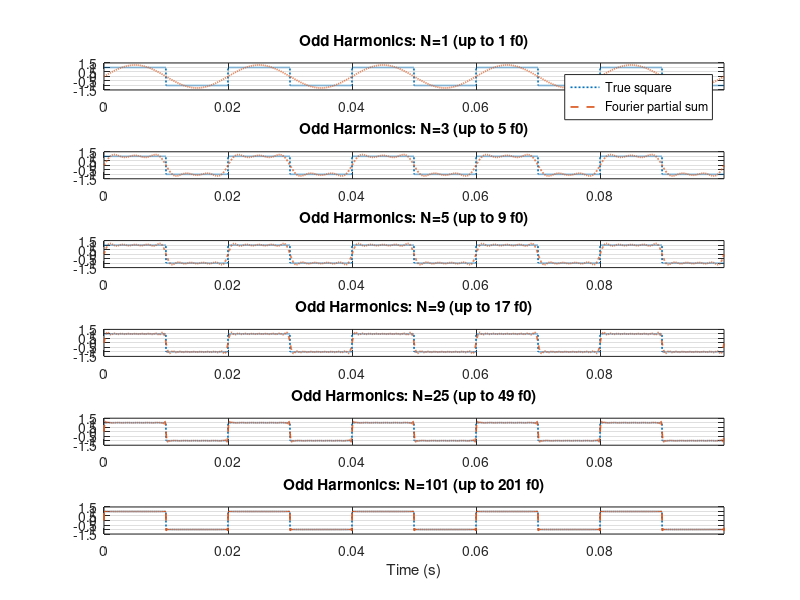
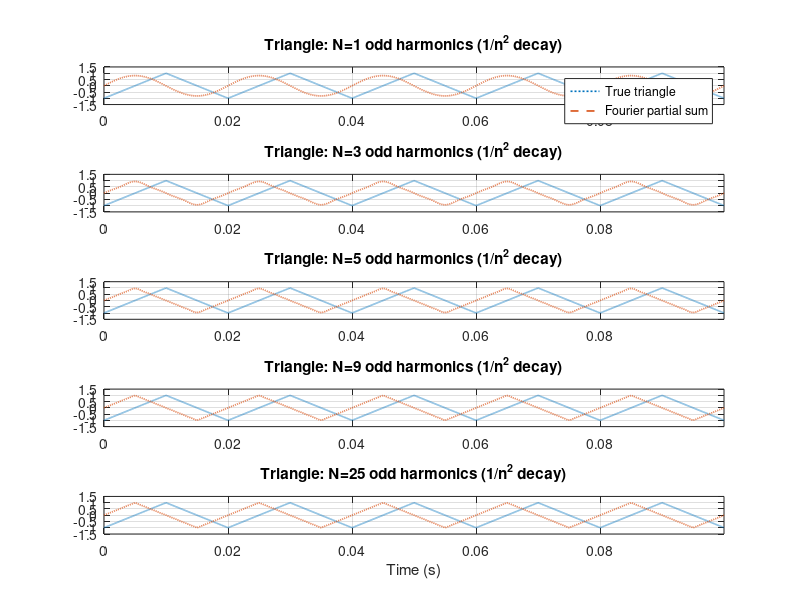

These figures' MATLAB source, in order: (Note: this script raises an error after producing the figures.)
%% Lab 2 — Fourier Analysis, FFT, Sampling Theory, and Convolution
% Course: Wireless Communications
% Duration: ~2 hours 
% Coverage mapping (textbooks):
% • Principles of Modern Communication Systems — Sec. 2.5–2.8 (Fourier analysis), Sec. 2.8.9 (Convolution)
% • SDR for Engineers — Sec. 2.1.3 (FFT), Sec. 2.2 & 5.2 (Sampling Theory)

%% 0) Setup (Run Once)
clear; close all; clc;
fs  = 50e3;                 % base sample rate (50 kHz) for most demos
Ts  = 1/fs;
T   = 0.2;                  % short duration to keep figures crisp
t   = 0:Ts:T-Ts;
rng(7);

%% 1) Fourier Analysis — Fourier Series & Reconstruction (Principles 2.5–2.7)
% Goal: Reconstruct periodic signals from sinusoids; inspect convergence and Gibbs effect;
% verify Parseval’s relation; observe faster convergence for smoother waveforms.

% 1.1 Square Wave: Synthesis by Odd Harmonics (Gibbs)
f0 = 50;                % fundamental frequency (Hz)
w0 = 2*pi*f0;
t1 = 0:Ts:0.1-Ts;       % 100 ms window
x_true = square(w0*t1); % ideal ±1 square wave

% Partial sums: N harmonics (odd only)
Ns = [1, 3, 5, 9, 25, 101];
figure('Name','Square Wave Fourier Series (Partial Sums)');
for i = 1:numel(Ns)
    Nhar = Ns(i);
    x_fs = zeros(size(t1));
    for k = 1:Nhar
        n = 2*k-1; % odd
        x_fs = x_fs + (4/pi)*(1/n)*sin(n*w0*t1);
    end
    subplot(numel(Ns),1,i);
    h1 = plot(t1, x_true, ':', 'LineWidth', 1.2); hold on;
    h2 = plot(t1, x_fs,  '--', 'LineWidth', 1.2); grid on;
    xlim([t1(1) t1(end)]);
    ylim([-1.5, 1.5]);
    title(sprintf('Odd Harmonics: N=%d (up to %d f0)', Nhar, 2*Nhar-1));
    
    if i == 1
        legend([h1 h2], {'True square','Fourier partial sum'}, ...
               'Location','northeast');
    end
    
    if i==numel(Ns), xlabel('Time (s)'); end
end


%% Next -- 1.2 Triangle Wave:
x_tri = sawtooth(w0*t1, 0.5);     % triangle in [-1,1]

Ns2 = [1, 3, 5, 9, 25];
figure('Name','Triangle Wave Fourier Series');
for i = 1:numel(Ns2)
    Nhar = Ns2(i);
    x_fs = zeros(size(t1));
    for k = 1:Nhar
        n = 2*k-1; % odd
        x_fs = x_fs + (8/pi^2)*(1/n^2)*(-1)^((n-1)/2)*sin(n*w0*t1);
    end
    subplot(numel(Ns2),1,i);
    h1 = plot(t1, x_tri, ':', 'LineWidth', 1.2); hold on;
    h2 = plot(t1, x_fs,  '--', 'LineWidth', 1.2); grid on;
    xlim([t1(1) t1(end)]);
    title(sprintf('Triangle: N=%d odd harmonics (1/n^2 decay)', Nhar));
    ylim([-1.5, 1.5]);
    
    if i == 1
        legend([h1 h2], {'True triangle','Fourier partial sum'}, ...
               'Location','northeast');
    end
    
    if i==numel(Ns2), xlabel('Time (s)'); end

end

%% Next -- 1.3 Parseval Check (average power over window)
Nhar = 25;
x_fs = zeros(size(t1));
for k = 1:Nhar
    n = 2*k-1;
    x_fs = x_fs + (4/pi)*(1/n)*sin(n*w0*t1);
end

Tobs   = numel(t1)*Ts;
P_time = (1/Tobs) * trapz(t1, x_fs.^2);

amps   = (4/pi)./(1:2:(2*Nhar-1));
P_coeff = 0.5*sum(amps.^2);

fprintf('Parseval check (square, N=%d): Time-domain P ≈ %.4f, Coeff-domain P ≈ %.4f\n', ...
    Nhar, P_time, P_coeff);

%% Part 2) Fourier Transform & Spectral Analysis (Principles 2.7; SDR4E 2.1.3)
% Compare spectra for different window lengths and windows; interpret bin spacing,
% leakage, and zero-padding.

%% 2.1a Two-Tone Test & Window Effects
f1 = 700; f2 = 1200; A1 = 1; A2 = 0.6; phi2 = pi/4;
x = A1*cos(2*pi*f1*t) + A2*cos(2*pi*f2*t + phi2);

%Case A: window = rect (no window), Nfft = length(x)
NfftA = numel(x);
[fA, AA, ~] = ampSpec(x, fs);

%Case B: apply Hann window (reduce leakage)
w = hann(numel(x))'; xw = x.*w;
[fB, AB, ~] = ampSpec(xw, fs);

% Plot single-sided spectra up to 5 kHz
limF = 5000;
figure('Name','Windowing & Leakage');
subplot(2,1,1);
plot(fA, AA); xlim([0, limF]); grid on; title('Rectangular Window');
ylabel('|X(f)| (linear)');
subplot(2,1,2);
plot(fB, AB); xlim([0, limF]); grid on; title('Hann Window');
xlabel('Frequency (Hz)'); ylabel('|X(f)| (linear)');


%% 2.1b Two-Tone Test & Window Effects
f1 = 733; f2 = 1217; A1 = 1; A2 = 0.6; phi2 = pi/4;   % intentionally non-bin-aligned
x  = A1*cos(2*pi*f1*t) + A2*cos(2*pi*f2*t + phi2);

% Rectangular (no window)
[fA, AA, ~] = ampSpec(x, fs);

% Hann window (reduced leakage) + simple amplitude compensation
w  = hann(numel(x))';
xw = (x .* w) / mean(w);
[fB, AB, ~] = ampSpec(xw, fs);

% Plot single-sided spectra up to 5 kHz in dB
limF = 5000;
figure('Name','Windowing & Leakage');
subplot(2,1,1);
plot(fA, 20*log10(AA + eps)); xlim([0 limF]); grid on;
title('Rectangular Window'); ylabel('|X(f)| (dB)'); ylim([-120 10]);

subplot(2,1,2);
plot(fB, 20*log10(AB + eps)); xlim([0 limF]); grid on;
title('Hann Window'); xlabel('Frequency (Hz)'); ylabel('|X(f)| (dB)'); ylim([-120 10]);


%% 2.2 Phase Retrieval & Amplitude Calibration
% Recover amplitude/phase of a single tone with perfect bin alignment
f0 = 1000; Nper = round(fs/f0); Nrec = 4*Nper; t2 = (0:Nrec-1)/fs;
x2 = 1.5*cos(2*pi*f0*t2 + 0.3);
X2 = fft(x2); k0 = round(f0*Nrec/fs)+1;   % +1 for MATLAB indexing
A_est = 2*abs(X2(k0))/Nrec;               % single-sided amplitude
phi_est = angle(X2(k0));
fprintf('Tone at %d Hz: true A=1.5, est A=%.3f; true φ=0.300, est φ=%.3f\n', f0, A_est, phi_est);

%% 3) Fast Fourier Transform (SDR4Engineers 2.1.3)
% Practical FFT use: fft/ifft, fftshift, circular vs linear convolution, overlap-add outline.

%% 3.1 fft, ifft, and fftshift Basics
x3 = cos(2*pi*800*t) + 0.5*sin(2*pi*1400*t);
X3 = fft(x3);
X3s= fftshift(X3);
[f2, ~] = freqAxis(numel(x3), fs);
figure('Name','fft/fftshift Basics');
plot(f2, abs(X3s)/numel(x3)); grid on; xlim([-4000, 4000]);
xlabel('Frequency (Hz)'); ylabel('Amplitude (scaled)'); title('Two-Sided |X(f)| (fftshifted)');

%% 4) Sampling Theory (SDR4Engineers 2.2, 5.2)
% Nyquist condition, aliasing, anti-aliasing filters, interpolation/reconstruction intuition.

%% 4.1 Aliasing Demonstration (fs high vs near Nyquist vs low)
f_sig = 9e3;                   % 9 kHz tone
Tdemo = 0.01;                  % 10 ms demo
ts = 0:1/200e3:Tdemo;          % "continuous" reference at 200 kHz
x_ct = cos(2*pi*f_sig*ts);

% High fs (no alias), near Nyquist, and below Nyquist
fsA = 50e3;  nA = 0:round(fsA*Tdemo)-1; tA = nA/fsA; xA = cos(2*pi*f_sig*tA);
fsB = 18e3;  nB = 0:round(fsB*Tdemo)-1; tB = nB/fsB; xB = cos(2*pi*f_sig*tB);
fsC = 12e3;  nC = 0:round(fsC*Tdemo)-1; tC = nC/fsC; xC = cos(2*pi*f_sig*tC);

figure('Name','Aliasing Demo');
subplot(3,1,1); plot(ts, x_ct, 'LineWidth', 1); hold on; stem(tA, xA, '.'); hold off;
title('fs = 50 kHz (well above Nyquist)'); grid on;
subplot(3,1,2); plot(ts, x_ct, 'LineWidth', 1); hold on; stem(tB, xB, '.'); hold off;
title('fs = 18 kHz (near Nyquist 2*9 kHz)'); grid on;
subplot(3,1,3); plot(ts, x_ct, 'LineWidth', 1); hold on; stem(tC, xC, '.'); hold off;
title('fs = 12 kHz (below Nyquist) → alias'); grid on; xlabel('Time (s)');

%% Next -- 4.2 Anti-Aliasing Filter before Downsampling
fs_high = 100e3; tH = 0:1/fs_high:Tdemo-1/fs_high;
xH = cos(2*pi*9e3*tH) + 0.5*cos(2*pi*22e3*tH);   % include an out-of-band tone
fs_low = 24e3; R = round(fs_high/fs_low);        % integer factor ~ 4.17 ⇒ use exact 4 for demo
R = 4; fs_low = fs_high/R;
% Design LPF with cutoff < fs_low/2 to satisfy Nyquist at low rate
hAA = fir1(128, (fs_low/2 - 1000)/(fs_high/2));  % margin of 1 kHz
xF  = filtfilt(hAA, 1, xH);
xD  = xF(1:R:end); tD = tH(1:R:end);

figure('Name','Anti-Aliasing before Decimation');
subplot(2,1,1);
pwelch(xH, [], [], [], fs_high); title('Before AA filter');
subplot(2,1,2);
pwelch(xD, [], [], [], fs_low); title('After AA + Decimate');

%% Next -- 4.3 Interpolation / Reconstruction (sinc intuition)
% Reconstruct a lowpass signal sampled at fsA using a zero-order hold vs. ideal (sinc) LPF.
fsA = 40e3; f_lp = 4e3; Trec = 0.02;
tA = 0:1/fsA:Trec-1/fsA; x_lp = lowpass(cos(2*pi*3e3*tA)+0.7*cos(2*pi*1e3*tA+0.5), f_lp, fsA);

% Zero-order hold (staircase) for intuition
tHR = 0:1/200e3:Trec-1/200e3;
x_zoh = interp1(tA, x_lp, tHR, 'previous'); % ZOH visualization
% Ideal-like LPF reconstruction via upsampling & FIR lowpass
L = 5; x_up = upsample(x_lp, L);
hL = fir1(128, (f_lp)/(L*fsA/2));  % cutoff at f_lp
x_rec = filtfilt(hL, 1, x_up);     % simple two-sided filtering
tREC = (0:numel(x_rec)-1)/(L*fsA);

figure('Name','Reconstruction Intuition');
subplot(2,1,1); plot(tHR, x_zoh); grid on; title('ZOH (qualitative)');
subplot(2,1,2); plot(tREC, x_rec); grid on; title('LPF Reconstructed (upsample+filter)'); xlabel('Time (s)');

%% 5) Convolution (Principles 2.8.9)
% Time-domain convolution, convolution theorem, linear vs circular, and a simple LTI example.

%% 5.1 RC-like Impulse Response and Convolution
RC = 1e-3;                         % 1 ms
t5 = 0:Ts:0.02-Ts;
h_rc = (1/RC)*exp(-t5/RC);         % continuous-time analog shape sampled
x5 = square(2*pi*500*t5);          % input square at 500 Hz
y5 = conv(x5, h_rc)*Ts;            % approximate continuous-time conv (∫ x(τ)h(t-τ)dτ)
t5y = (0:numel(y5)-1)*Ts;

figure('Name','RC Response to Square');
plot(t5, x5, '--'); hold on; plot(t5y, y5); grid on;
legend('Input (square)','Output (conv with h_{RC})'); xlabel('Time (s)'); title('Low-pass smoothing by RC');


%% Helper utilities (used throughout)
% freqAxis(): build two-sided and one-sided frequency axes
% ampSpec(): amplitude-correct single-sided amplitude spectrum for real signals
% zpad(): zero-pad to next power of 2 (or specified length)
function [f2, f1] = freqAxis(N, fs)
    % Two-sided (fftshifted) and one-sided axes in Hz
    f2 = (-N/2:N/2-1)*(fs/N);
    f1 = (0:N/2)*(fs/N);
end

function [f1, A1, P1] = ampSpec(x, fs)
    % Single-sided amplitude spectrum with amplitude correction for real x
    N  = numel(x);
    X  = fft(x);

    A2 = abs(X)/N;                  % two-sided amplitude
    P2 = angle(X);
    A1 = A2(1:N/2+1);
    P1 = P2(1:N/2+1);
    A1(2:end-1) = 2*A1(2:end-1);    % fold negative freqs
    f1 = (0:N/2)*(fs/N);
end

function y = zpad(x, N)
    if nargin<2, N = 2^nextpow2(numel(x)); end
    y = zeros(1,N); y(1:numel(x)) = x;
end

%% 6) Suggested Analytical Questions (by Topic)
% Fourier Series / Fourier Transform
%  FQ1: For a periodic signal with Fourier coefficients a_n, b_n, derive the average power from coefficients.
%       Answer: P = (a_0^2)/4 + (1/2)∑_{n=1}^∞ (a_n^2 + b_n^2).
%  FQ2: Show that for a square wave, odd harmonics dominate. Why are even harmonics zero?
%       Answer: Half-wave symmetry ⇒ even harmonics vanish by orthogonality.
%  FQ3: Given a Hann window, what is the mainlobe width (in bins) and sidelobe attenuation (approximate)?
%       Answer: ~2 bins mainlobe (full width between first nulls ≈ 4π/N rad), sidelobes ≈ −31 dB.

% FFT
%  FFTQ1: Prove complexity difference between DFT (O(N^2)) and FFT (O(N log N)).
%         Answer: Divide-and-conquer splits into sub-DFTs of size N/2 recursively; sum work across stages.
%  FFTQ2: Explain why bin centers occur at k*fs/N and how to align a tone exactly to a bin.
%         Answer: Make the record contain an integer number of periods so f0 = m*fs/N.

% Sampling Theory
%  SQ1: Derive aliasing mapping formula f_alias = |f − k*fs| restricted to [0, fs/2].
%       Answer: From periodic replication of spectra at multiples of fs and folding into baseband.
%  SQ2: Show that ideal reconstruction filter has frequency response H(f) = rect(f/fs).
%       Answer: Sinc in time ↔ rectangular LPF in frequency; passband up to fs/2.

% Convolution
%  CQ1: Show that linear convolution length is N+M−1 for sequences of lengths N and M.
%       Answer: Support of sums over shifts extends from 0 to (N−1)+(M−1).
%  CQ2: For an FIR with linear phase, show group delay (N−1)/2.
%       Answer: Symmetric coefficients ⇒ constant phase slope.

% End of Lab 2
